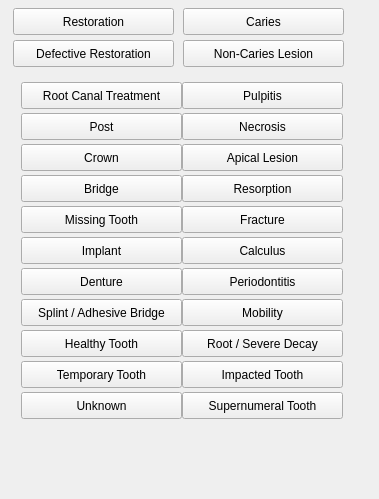
<?xml version="1.0" encoding="UTF-8"?>
<ui version="4.0">
 <class>ControlPanel</class>
 <widget class="QWidget" name="ControlPanel">
  <property name="geometry">
   <rect>
    <x>0</x>
    <y>0</y>
    <width>379</width>
    <height>499</height>
   </rect>
  </property>
  <widget class="StatusButton" name="Caries">
   <property name="geometry">
    <rect>
     <x>183</x>
     <y>8</y>
     <width>161</width>
     <height>27</height>
    </rect>
   </property>
   <property name="sizePolicy">
    <sizepolicy hsizetype="Preferred" vsizetype="Fixed">
     <horstretch>0</horstretch>
     <verstretch>0</verstretch>
    </sizepolicy>
   </property>
   <property name="minimumSize">
    <size>
     <width>0</width>
     <height>27</height>
    </size>
   </property>
   <property name="maximumSize">
    <size>
     <width>16777215</width>
     <height>27</height>
    </size>
   </property>
   <property name="toolTip">
    <string>&lt;html&gt;&lt;head/&gt;&lt;body&gt;&lt;p&gt;Hotkey: C&lt;/p&gt;&lt;/body&gt;&lt;/html&gt;</string>
   </property>
   <property name="styleSheet">
    <string notr="true"/>
   </property>
   <property name="text">
    <string>Caries</string>
   </property>
  </widget>
  <widget class="StatusButton" name="Restoration">
   <property name="geometry">
    <rect>
     <x>13</x>
     <y>8</y>
     <width>161</width>
     <height>27</height>
    </rect>
   </property>
   <property name="sizePolicy">
    <sizepolicy hsizetype="Preferred" vsizetype="Fixed">
     <horstretch>0</horstretch>
     <verstretch>0</verstretch>
    </sizepolicy>
   </property>
   <property name="minimumSize">
    <size>
     <width>0</width>
     <height>27</height>
    </size>
   </property>
   <property name="maximumSize">
    <size>
     <width>16777215</width>
     <height>27</height>
    </size>
   </property>
   <property name="toolTip">
    <string>&lt;html&gt;&lt;head/&gt;&lt;body&gt;&lt;p&gt;Hotkey: О&lt;/p&gt;&lt;/body&gt;&lt;/html&gt;</string>
   </property>
   <property name="styleSheet">
    <string notr="true"/>
   </property>
   <property name="text">
    <string>Restoration</string>
   </property>
  </widget>
  <widget class="QWidget" name="layoutWidget">
   <property name="geometry">
    <rect>
     <x>10</x>
     <y>70</y>
     <width>336</width>
     <height>361</height>
    </rect>
   </property>
   <layout class="QHBoxLayout" name="horizontalLayout">
    <property name="spacing">
     <number>8</number>
    </property>
    <item>
     <layout class="QVBoxLayout" name="verticalLayout">
      <property name="spacing">
       <number>3</number>
      </property>
      <item>
       <widget class="StatusButton" name="RootCanal">
        <property name="sizePolicy">
         <sizepolicy hsizetype="Preferred" vsizetype="Fixed">
          <horstretch>0</horstretch>
          <verstretch>0</verstretch>
         </sizepolicy>
        </property>
        <property name="minimumSize">
         <size>
          <width>161</width>
          <height>27</height>
         </size>
        </property>
        <property name="maximumSize">
         <size>
          <width>16777215</width>
          <height>27</height>
         </size>
        </property>
        <property name="toolTip">
         <string>&lt;html&gt;&lt;head/&gt;&lt;body&gt;&lt;p&gt;Hotkey: D&lt;/p&gt;&lt;/body&gt;&lt;/html&gt;</string>
        </property>
        <property name="styleSheet">
         <string notr="true"/>
        </property>
        <property name="text">
         <string>Root Canal Treatment</string>
        </property>
       </widget>
      </item>
      <item>
       <widget class="StatusButton" name="post">
        <property name="sizePolicy">
         <sizepolicy hsizetype="Preferred" vsizetype="Fixed">
          <horstretch>0</horstretch>
          <verstretch>0</verstretch>
         </sizepolicy>
        </property>
        <property name="minimumSize">
         <size>
          <width>161</width>
          <height>27</height>
         </size>
        </property>
        <property name="maximumSize">
         <size>
          <width>16777215</width>
          <height>27</height>
         </size>
        </property>
        <property name="toolTip">
         <string>&lt;html&gt;&lt;head/&gt;&lt;body&gt;&lt;p&gt;Hotkey: Q&lt;/p&gt;&lt;/body&gt;&lt;/html&gt;</string>
        </property>
        <property name="styleSheet">
         <string notr="true"/>
        </property>
        <property name="text">
         <string>Post</string>
        </property>
       </widget>
      </item>
      <item>
       <widget class="StatusButton" name="Crown">
        <property name="sizePolicy">
         <sizepolicy hsizetype="Preferred" vsizetype="Fixed">
          <horstretch>0</horstretch>
          <verstretch>0</verstretch>
         </sizepolicy>
        </property>
        <property name="minimumSize">
         <size>
          <width>161</width>
          <height>27</height>
         </size>
        </property>
        <property name="maximumSize">
         <size>
          <width>16777215</width>
          <height>27</height>
         </size>
        </property>
        <property name="toolTip">
         <string>&lt;html&gt;&lt;head/&gt;&lt;body&gt;&lt;p&gt;Hotkey: K&lt;/p&gt;&lt;/body&gt;&lt;/html&gt;</string>
        </property>
        <property name="styleSheet">
         <string notr="true"/>
        </property>
        <property name="text">
         <string>Crown</string>
        </property>
       </widget>
      </item>
      <item>
       <widget class="StatusButton" name="Bridge">
        <property name="enabled">
         <bool>true</bool>
        </property>
        <property name="sizePolicy">
         <sizepolicy hsizetype="Preferred" vsizetype="Fixed">
          <horstretch>0</horstretch>
          <verstretch>0</verstretch>
         </sizepolicy>
        </property>
        <property name="minimumSize">
         <size>
          <width>161</width>
          <height>27</height>
         </size>
        </property>
        <property name="maximumSize">
         <size>
          <width>16777215</width>
          <height>27</height>
         </size>
        </property>
        <property name="toolTip">
         <string>&lt;html&gt;&lt;head/&gt;&lt;body&gt;&lt;p&gt;Hotkey: B&lt;/p&gt;&lt;/body&gt;&lt;/html&gt;</string>
        </property>
        <property name="styleSheet">
         <string notr="true"/>
        </property>
        <property name="text">
         <string>Bridge</string>
        </property>
       </widget>
      </item>
      <item>
       <widget class="StatusButton" name="Missing">
        <property name="sizePolicy">
         <sizepolicy hsizetype="Preferred" vsizetype="Fixed">
          <horstretch>0</horstretch>
          <verstretch>0</verstretch>
         </sizepolicy>
        </property>
        <property name="minimumSize">
         <size>
          <width>161</width>
          <height>27</height>
         </size>
        </property>
        <property name="maximumSize">
         <size>
          <width>16777215</width>
          <height>27</height>
         </size>
        </property>
        <property name="toolTip">
         <string>&lt;html&gt;&lt;head/&gt;&lt;body&gt;&lt;p&gt;Hotkey: E&lt;/p&gt;&lt;/body&gt;&lt;/html&gt;</string>
        </property>
        <property name="styleSheet">
         <string/>
        </property>
        <property name="text">
         <string>Missing Tooth</string>
        </property>
       </widget>
      </item>
      <item>
       <widget class="StatusButton" name="Implant">
        <property name="sizePolicy">
         <sizepolicy hsizetype="Preferred" vsizetype="Fixed">
          <horstretch>0</horstretch>
          <verstretch>0</verstretch>
         </sizepolicy>
        </property>
        <property name="minimumSize">
         <size>
          <width>161</width>
          <height>27</height>
         </size>
        </property>
        <property name="maximumSize">
         <size>
          <width>16777215</width>
          <height>27</height>
         </size>
        </property>
        <property name="toolTip">
         <string>&lt;html&gt;&lt;head/&gt;&lt;body&gt;&lt;p&gt;Hotkey: I&lt;/p&gt;&lt;/body&gt;&lt;/html&gt;</string>
        </property>
        <property name="styleSheet">
         <string notr="true"/>
        </property>
        <property name="text">
         <string>Implant</string>
        </property>
       </widget>
      </item>
      <item>
       <widget class="StatusButton" name="falseTooth">
        <property name="sizePolicy">
         <sizepolicy hsizetype="Preferred" vsizetype="Fixed">
          <horstretch>0</horstretch>
          <verstretch>0</verstretch>
         </sizepolicy>
        </property>
        <property name="minimumSize">
         <size>
          <width>161</width>
          <height>27</height>
         </size>
        </property>
        <property name="maximumSize">
         <size>
          <width>16777215</width>
          <height>27</height>
         </size>
        </property>
        <property name="toolTip">
         <string>&lt;html&gt;&lt;head/&gt;&lt;body&gt;&lt;p&gt;Hotkey: X&lt;/p&gt;&lt;/body&gt;&lt;/html&gt;</string>
        </property>
        <property name="text">
         <string>Denture</string>
        </property>
       </widget>
      </item>
      <item>
       <widget class="StatusButton" name="Fiber">
        <property name="enabled">
         <bool>true</bool>
        </property>
        <property name="sizePolicy">
         <sizepolicy hsizetype="Preferred" vsizetype="Fixed">
          <horstretch>0</horstretch>
          <verstretch>0</verstretch>
         </sizepolicy>
        </property>
        <property name="minimumSize">
         <size>
          <width>161</width>
          <height>27</height>
         </size>
        </property>
        <property name="maximumSize">
         <size>
          <width>16777215</width>
          <height>27</height>
         </size>
        </property>
        <property name="toolTip">
         <string>&lt;html&gt;&lt;head/&gt;&lt;body&gt;&lt;p&gt;Hotkey: S&lt;/p&gt;&lt;/body&gt;&lt;/html&gt;</string>
        </property>
        <property name="styleSheet">
         <string notr="true"/>
        </property>
        <property name="text">
         <string>Splint / Adhesive Bridge</string>
        </property>
       </widget>
      </item>
      <item>
       <widget class="StatusButton" name="healthyTooth">
        <property name="sizePolicy">
         <sizepolicy hsizetype="Preferred" vsizetype="Fixed">
          <horstretch>0</horstretch>
          <verstretch>0</verstretch>
         </sizepolicy>
        </property>
        <property name="minimumSize">
         <size>
          <width>161</width>
          <height>27</height>
         </size>
        </property>
        <property name="maximumSize">
         <size>
          <width>16777215</width>
          <height>27</height>
         </size>
        </property>
        <property name="toolTip">
         <string>&lt;html&gt;&lt;head/&gt;&lt;body&gt;&lt;p&gt;Hotkey: H&lt;/p&gt;&lt;/body&gt;&lt;/html&gt;</string>
        </property>
        <property name="text">
         <string>Healthy Tooth</string>
        </property>
       </widget>
      </item>
      <item>
       <widget class="StatusButton" name="Temporary">
        <property name="sizePolicy">
         <sizepolicy hsizetype="Preferred" vsizetype="Fixed">
          <horstretch>0</horstretch>
          <verstretch>0</verstretch>
         </sizepolicy>
        </property>
        <property name="minimumSize">
         <size>
          <width>161</width>
          <height>27</height>
         </size>
        </property>
        <property name="maximumSize">
         <size>
          <width>16777215</width>
          <height>27</height>
         </size>
        </property>
        <property name="toolTip">
         <string>&lt;html&gt;&lt;head/&gt;&lt;body&gt;&lt;p&gt;Hotkey: T&lt;/p&gt;&lt;/body&gt;&lt;/html&gt;</string>
        </property>
        <property name="styleSheet">
         <string notr="true"/>
        </property>
        <property name="text">
         <string>Temporary Tooth</string>
        </property>
       </widget>
      </item>
      <item>
       <widget class="StatusButton" name="unknown">
        <property name="sizePolicy">
         <sizepolicy hsizetype="Preferred" vsizetype="Fixed">
          <horstretch>0</horstretch>
          <verstretch>0</verstretch>
         </sizepolicy>
        </property>
        <property name="minimumSize">
         <size>
          <width>161</width>
          <height>27</height>
         </size>
        </property>
        <property name="maximumSize">
         <size>
          <width>16777215</width>
          <height>27</height>
         </size>
        </property>
        <property name="toolTip">
         <string>&lt;html&gt;&lt;head/&gt;&lt;body&gt;&lt;p&gt;Hotkey: Del&lt;/p&gt;&lt;/body&gt;&lt;/html&gt;</string>
        </property>
        <property name="text">
         <string>Unknown</string>
        </property>
       </widget>
      </item>
     </layout>
    </item>
    <item>
     <layout class="QVBoxLayout" name="verticalLayout_2">
      <property name="spacing">
       <number>3</number>
      </property>
      <item>
       <widget class="StatusButton" name="Pulpitis">
        <property name="sizePolicy">
         <sizepolicy hsizetype="Preferred" vsizetype="Fixed">
          <horstretch>0</horstretch>
          <verstretch>0</verstretch>
         </sizepolicy>
        </property>
        <property name="minimumSize">
         <size>
          <width>161</width>
          <height>27</height>
         </size>
        </property>
        <property name="maximumSize">
         <size>
          <width>16777215</width>
          <height>27</height>
         </size>
        </property>
        <property name="toolTip">
         <string>&lt;html&gt;&lt;head/&gt;&lt;body&gt;&lt;p&gt;Hotkey: P&lt;/p&gt;&lt;/body&gt;&lt;/html&gt;</string>
        </property>
        <property name="styleSheet">
         <string/>
        </property>
        <property name="text">
         <string>Pulpitis</string>
        </property>
       </widget>
      </item>
      <item>
       <widget class="StatusButton" name="Necrosis">
        <property name="sizePolicy">
         <sizepolicy hsizetype="Preferred" vsizetype="Fixed">
          <horstretch>0</horstretch>
          <verstretch>27</verstretch>
         </sizepolicy>
        </property>
        <property name="minimumSize">
         <size>
          <width>161</width>
          <height>27</height>
         </size>
        </property>
        <property name="toolTip">
         <string>&lt;html&gt;&lt;head/&gt;&lt;body&gt;&lt;p&gt;Hotkey: N&lt;/p&gt;&lt;/body&gt;&lt;/html&gt;</string>
        </property>
        <property name="text">
         <string>Necrosis</string>
        </property>
       </widget>
      </item>
      <item>
       <widget class="StatusButton" name="ApicalLesion">
        <property name="sizePolicy">
         <sizepolicy hsizetype="Preferred" vsizetype="Fixed">
          <horstretch>0</horstretch>
          <verstretch>0</verstretch>
         </sizepolicy>
        </property>
        <property name="minimumSize">
         <size>
          <width>161</width>
          <height>27</height>
         </size>
        </property>
        <property name="maximumSize">
         <size>
          <width>16777215</width>
          <height>27</height>
         </size>
        </property>
        <property name="toolTip">
         <string>&lt;html&gt;&lt;head/&gt;&lt;body&gt;&lt;p&gt;Hotkey: G&lt;/p&gt;&lt;/body&gt;&lt;/html&gt;</string>
        </property>
        <property name="styleSheet">
         <string/>
        </property>
        <property name="text">
         <string>Apical Lesion</string>
        </property>
       </widget>
      </item>
      <item>
       <widget class="StatusButton" name="Resorption">
        <property name="sizePolicy">
         <sizepolicy hsizetype="Preferred" vsizetype="Fixed">
          <horstretch>0</horstretch>
          <verstretch>27</verstretch>
         </sizepolicy>
        </property>
        <property name="minimumSize">
         <size>
          <width>161</width>
          <height>27</height>
         </size>
        </property>
        <property name="maximumSize">
         <size>
          <width>16777215</width>
          <height>27</height>
         </size>
        </property>
        <property name="toolTip">
         <string>&lt;html&gt;&lt;head/&gt;&lt;body&gt;&lt;p&gt;Hotkey: Z&lt;/p&gt;&lt;/body&gt;&lt;/html&gt;</string>
        </property>
        <property name="text">
         <string>Resorption</string>
        </property>
       </widget>
      </item>
      <item>
       <widget class="StatusButton" name="Fracture">
        <property name="sizePolicy">
         <sizepolicy hsizetype="Preferred" vsizetype="Fixed">
          <horstretch>0</horstretch>
          <verstretch>0</verstretch>
         </sizepolicy>
        </property>
        <property name="minimumSize">
         <size>
          <width>161</width>
          <height>27</height>
         </size>
        </property>
        <property name="maximumSize">
         <size>
          <width>16777215</width>
          <height>27</height>
         </size>
        </property>
        <property name="toolTip">
         <string>&lt;html&gt;&lt;head/&gt;&lt;body&gt;&lt;p&gt;Hotkey: F&lt;/p&gt;&lt;/body&gt;&lt;/html&gt;</string>
        </property>
        <property name="styleSheet">
         <string/>
        </property>
        <property name="text">
         <string>Fracture</string>
        </property>
       </widget>
      </item>
      <item>
       <widget class="StatusButton" name="Calculus">
        <property name="sizePolicy">
         <sizepolicy hsizetype="Minimum" vsizetype="Fixed">
          <horstretch>0</horstretch>
          <verstretch>0</verstretch>
         </sizepolicy>
        </property>
        <property name="minimumSize">
         <size>
          <width>161</width>
          <height>27</height>
         </size>
        </property>
        <property name="maximumSize">
         <size>
          <width>16777215</width>
          <height>27</height>
         </size>
        </property>
        <property name="toolTip">
         <string>&lt;html&gt;&lt;head/&gt;&lt;body&gt;&lt;p&gt;Hotkey: V&lt;/p&gt;&lt;/body&gt;&lt;/html&gt;</string>
        </property>
        <property name="text">
         <string>Calculus</string>
        </property>
       </widget>
      </item>
      <item>
       <widget class="StatusButton" name="Periodontitis">
        <property name="sizePolicy">
         <sizepolicy hsizetype="Preferred" vsizetype="Fixed">
          <horstretch>0</horstretch>
          <verstretch>0</verstretch>
         </sizepolicy>
        </property>
        <property name="minimumSize">
         <size>
          <width>161</width>
          <height>27</height>
         </size>
        </property>
        <property name="maximumSize">
         <size>
          <width>16777215</width>
          <height>27</height>
         </size>
        </property>
        <property name="toolTip">
         <string>&lt;html&gt;&lt;head/&gt;&lt;body&gt;&lt;p&gt;Hotkey: L&lt;/p&gt;&lt;/body&gt;&lt;/html&gt;</string>
        </property>
        <property name="styleSheet">
         <string/>
        </property>
        <property name="text">
         <string>Periodontitis</string>
        </property>
       </widget>
      </item>
      <item>
       <widget class="StatusMultiButton" name="Mobility">
        <property name="sizePolicy">
         <sizepolicy hsizetype="Preferred" vsizetype="Fixed">
          <horstretch>0</horstretch>
          <verstretch>0</verstretch>
         </sizepolicy>
        </property>
        <property name="minimumSize">
         <size>
          <width>161</width>
          <height>27</height>
         </size>
        </property>
        <property name="maximumSize">
         <size>
          <width>16777215</width>
          <height>27</height>
         </size>
        </property>
        <property name="toolTip">
         <string>&lt;html&gt;&lt;head/&gt;&lt;body&gt;&lt;p&gt;Hotkey: 1-3&lt;/p&gt;&lt;/body&gt;&lt;/html&gt;</string>
        </property>
        <property name="styleSheet">
         <string/>
        </property>
        <property name="text">
         <string>Mobility</string>
        </property>
       </widget>
      </item>
      <item>
       <widget class="StatusButton" name="Root">
        <property name="sizePolicy">
         <sizepolicy hsizetype="Preferred" vsizetype="Fixed">
          <horstretch>0</horstretch>
          <verstretch>0</verstretch>
         </sizepolicy>
        </property>
        <property name="minimumSize">
         <size>
          <width>161</width>
          <height>27</height>
         </size>
        </property>
        <property name="maximumSize">
         <size>
          <width>16777215</width>
          <height>27</height>
         </size>
        </property>
        <property name="toolTip">
         <string>&lt;html&gt;&lt;head/&gt;&lt;body&gt;&lt;p&gt;Hotkey: R&lt;/p&gt;&lt;/body&gt;&lt;/html&gt;</string>
        </property>
        <property name="styleSheet">
         <string/>
        </property>
        <property name="text">
         <string>Root / Severe Decay</string>
        </property>
       </widget>
      </item>
      <item>
       <widget class="StatusButton" name="Impacted">
        <property name="sizePolicy">
         <sizepolicy hsizetype="Preferred" vsizetype="Fixed">
          <horstretch>0</horstretch>
          <verstretch>0</verstretch>
         </sizepolicy>
        </property>
        <property name="minimumSize">
         <size>
          <width>161</width>
          <height>27</height>
         </size>
        </property>
        <property name="maximumSize">
         <size>
          <width>16777215</width>
          <height>27</height>
         </size>
        </property>
        <property name="toolTip">
         <string>&lt;html&gt;&lt;head/&gt;&lt;body&gt;&lt;p&gt;Hotkey: M&lt;/p&gt;&lt;/body&gt;&lt;/html&gt;</string>
        </property>
        <property name="styleSheet">
         <string/>
        </property>
        <property name="text">
         <string>Impacted Tooth</string>
        </property>
       </widget>
      </item>
      <item>
       <widget class="StatusButton" name="Dsn">
        <property name="sizePolicy">
         <sizepolicy hsizetype="Preferred" vsizetype="Fixed">
          <horstretch>0</horstretch>
          <verstretch>0</verstretch>
         </sizepolicy>
        </property>
        <property name="minimumSize">
         <size>
          <width>161</width>
          <height>27</height>
         </size>
        </property>
        <property name="maximumSize">
         <size>
          <width>16777215</width>
          <height>27</height>
         </size>
        </property>
        <property name="toolTip">
         <string>&lt;html&gt;&lt;head/&gt;&lt;body&gt;&lt;p&gt;Hotkey: J&lt;/p&gt;&lt;/body&gt;&lt;/html&gt;</string>
        </property>
        <property name="text">
         <string>Supernumeral Tooth</string>
        </property>
        <property name="checkable">
         <bool>true</bool>
        </property>
        <property name="checked">
         <bool>false</bool>
        </property>
       </widget>
      </item>
     </layout>
    </item>
   </layout>
  </widget>
  <widget class="StatusButton" name="DefResto">
   <property name="geometry">
    <rect>
     <x>13</x>
     <y>40</y>
     <width>161</width>
     <height>27</height>
    </rect>
   </property>
   <property name="sizePolicy">
    <sizepolicy hsizetype="Preferred" vsizetype="Fixed">
     <horstretch>0</horstretch>
     <verstretch>0</verstretch>
    </sizepolicy>
   </property>
   <property name="minimumSize">
    <size>
     <width>0</width>
     <height>27</height>
    </size>
   </property>
   <property name="maximumSize">
    <size>
     <width>16777215</width>
     <height>27</height>
    </size>
   </property>
   <property name="toolTip">
    <string>&lt;html&gt;&lt;head/&gt;&lt;body&gt;&lt;p&gt;Hotkey: Y&lt;/p&gt;&lt;/body&gt;&lt;/html&gt;</string>
   </property>
   <property name="styleSheet">
    <string notr="true"/>
   </property>
   <property name="text">
    <string>Defective Restoration</string>
   </property>
  </widget>
  <widget class="StatusButton" name="NonCaries">
   <property name="geometry">
    <rect>
     <x>183</x>
     <y>40</y>
     <width>161</width>
     <height>27</height>
    </rect>
   </property>
   <property name="sizePolicy">
    <sizepolicy hsizetype="Preferred" vsizetype="Fixed">
     <horstretch>0</horstretch>
     <verstretch>0</verstretch>
    </sizepolicy>
   </property>
   <property name="minimumSize">
    <size>
     <width>0</width>
     <height>27</height>
    </size>
   </property>
   <property name="maximumSize">
    <size>
     <width>16777215</width>
     <height>27</height>
    </size>
   </property>
   <property name="toolTip">
    <string>&lt;html&gt;&lt;head/&gt;&lt;body&gt;&lt;p&gt;Hotkey: U&lt;/p&gt;&lt;/body&gt;&lt;/html&gt;</string>
   </property>
   <property name="styleSheet">
    <string notr="true"/>
   </property>
   <property name="text">
    <string>Non-Caries Lesion</string>
   </property>
  </widget>
 </widget>
 <layoutdefault spacing="6" margin="11"/>
 <customwidgets>
  <customwidget>
   <class>StatusButton</class>
   <extends>QPushButton</extends>
   <header>View/uiComponents/StatusButton.h</header>
  </customwidget>
  <customwidget>
   <class>StatusMultiButton</class>
   <extends>QPushButton</extends>
   <header>View/uiComponents/StatusMultiButton.h</header>
  </customwidget>
 </customwidgets>
 <resources/>
 <connections/>
</ui>
